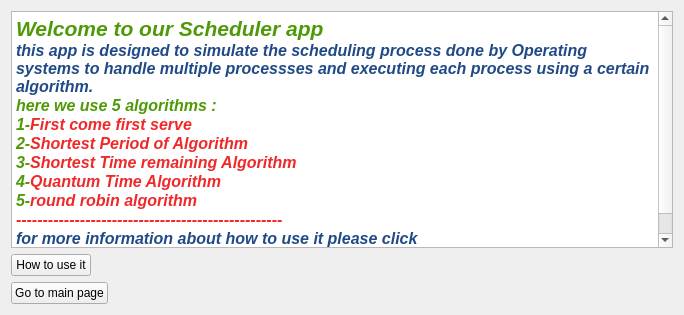
<?xml version="1.0" encoding="UTF-8"?>
<ui version="4.0">
 <class>tutorialWindow</class>
 <widget class="QWidget" name="tutorialWindow">
  <property name="geometry">
   <rect>
    <x>0</x>
    <y>0</y>
    <width>684</width>
    <height>315</height>
   </rect>
  </property>
  <property name="windowTitle">
   <string>Form</string>
  </property>
  <layout class="QFormLayout" name="formLayout">
   <item row="8" column="0">
    <widget class="QPushButton" name="Howtouseit">
     <property name="text">
      <string>How to use it</string>
     </property>
    </widget>
   </item>
   <item row="9" column="0">
    <widget class="QPushButton" name="Gotimainpage">
     <property name="text">
      <string>Go to main page</string>
     </property>
    </widget>
   </item>
   <item row="7" column="0" colspan="2">
    <widget class="QTextBrowser" name="textBrowser">
     <property name="html">
      <string>&lt;!DOCTYPE HTML PUBLIC &quot;-//W3C//DTD HTML 4.0//EN&quot; &quot;http://www.w3.org/TR/REC-html40/strict.dtd&quot;&gt;
&lt;html&gt;&lt;head&gt;&lt;meta name=&quot;qrichtext&quot; content=&quot;1&quot; /&gt;&lt;style type=&quot;text/css&quot;&gt;
p, li { white-space: pre-wrap; }
&lt;/style&gt;&lt;/head&gt;&lt;body style=&quot; font-family:'Ubuntu'; font-size:11pt; font-weight:400; font-style:normal;&quot;&gt;
&lt;p style=&quot; margin-top:0px; margin-bottom:0px; margin-left:0px; margin-right:0px; -qt-block-indent:0; text-indent:0px;&quot;&gt;&lt;span style=&quot; font-size:16pt; font-weight:600; font-style:italic; color:#4e9a06;&quot;&gt;Welcome to our Scheduler app&lt;/span&gt;&lt;/p&gt;
&lt;p style=&quot; margin-top:0px; margin-bottom:0px; margin-left:0px; margin-right:0px; -qt-block-indent:0; text-indent:0px;&quot;&gt;&lt;span style=&quot; font-size:12pt; font-weight:600; font-style:italic; color:#204a87;&quot;&gt;this app is designed to simulate the scheduling process done by Operating systems to handle multiple processses and executing each process using a certain algorithm.&lt;/span&gt;&lt;/p&gt;
&lt;p style=&quot; margin-top:0px; margin-bottom:0px; margin-left:0px; margin-right:0px; -qt-block-indent:0; text-indent:0px;&quot;&gt;&lt;span style=&quot; font-size:12pt; font-weight:600; font-style:italic; color:#4e9a06;&quot;&gt;here we use 5 algorithms :&lt;/span&gt;&lt;/p&gt;
&lt;p style=&quot; margin-top:0px; margin-bottom:0px; margin-left:0px; margin-right:0px; -qt-block-indent:0; text-indent:0px;&quot;&gt;&lt;span style=&quot; font-size:12pt; font-weight:600; font-style:italic; color:#4e9a06;&quot;&gt;1-&lt;/span&gt;&lt;span style=&quot; font-size:12pt; font-weight:600; font-style:italic; color:#ef2929;&quot;&gt;First come first serve&lt;/span&gt;&lt;/p&gt;
&lt;p style=&quot; margin-top:0px; margin-bottom:0px; margin-left:0px; margin-right:0px; -qt-block-indent:0; text-indent:0px;&quot;&gt;&lt;span style=&quot; font-size:12pt; font-weight:600; font-style:italic; color:#4e9a06;&quot;&gt;2-&lt;/span&gt;&lt;span style=&quot; font-size:12pt; font-weight:600; font-style:italic; color:#ef2929;&quot;&gt;Shortest Period of Algorithm&lt;/span&gt;&lt;/p&gt;
&lt;p style=&quot; margin-top:0px; margin-bottom:0px; margin-left:0px; margin-right:0px; -qt-block-indent:0; text-indent:0px;&quot;&gt;&lt;span style=&quot; font-size:12pt; font-weight:600; font-style:italic; color:#4e9a06;&quot;&gt;3-&lt;/span&gt;&lt;span style=&quot; font-size:12pt; font-weight:600; font-style:italic; color:#ef2929;&quot;&gt;Shortest Time remaining Algorithm&lt;/span&gt;&lt;/p&gt;
&lt;p style=&quot; margin-top:0px; margin-bottom:0px; margin-left:0px; margin-right:0px; -qt-block-indent:0; text-indent:0px;&quot;&gt;&lt;span style=&quot; font-size:12pt; font-weight:600; font-style:italic; color:#4e9a06;&quot;&gt;4-&lt;/span&gt;&lt;span style=&quot; font-size:12pt; font-weight:600; font-style:italic; color:#ef2929;&quot;&gt;Quantum Time Algorithm&lt;/span&gt;&lt;/p&gt;
&lt;p style=&quot; margin-top:0px; margin-bottom:0px; margin-left:0px; margin-right:0px; -qt-block-indent:0; text-indent:0px;&quot;&gt;&lt;span style=&quot; font-size:12pt; font-weight:600; font-style:italic; color:#4e9a06;&quot;&gt;5-&lt;/span&gt;&lt;span style=&quot; font-size:12pt; font-weight:600; font-style:italic; color:#ef2929;&quot;&gt;round robin algorithm&lt;/span&gt;&lt;/p&gt;
&lt;p style=&quot; margin-top:0px; margin-bottom:0px; margin-left:0px; margin-right:0px; -qt-block-indent:0; text-indent:0px;&quot;&gt;&lt;span style=&quot; font-size:12pt; font-weight:600; font-style:italic; color:#ef2929;&quot;&gt;--------------------------------------------------&lt;/span&gt;&lt;/p&gt;
&lt;p style=&quot; margin-top:0px; margin-bottom:0px; margin-left:0px; margin-right:0px; -qt-block-indent:0; text-indent:0px;&quot;&gt;&lt;span style=&quot; font-size:12pt; font-weight:600; font-style:italic; color:#204a87;&quot;&gt;for more information about how to use it please click&lt;/span&gt;&lt;/p&gt;
&lt;p style=&quot; margin-top:0px; margin-bottom:0px; margin-left:0px; margin-right:0px; -qt-block-indent:0; text-indent:0px;&quot;&gt;&lt;span style=&quot; font-size:12pt; font-weight:600; font-style:italic; color:#204a87;&quot;&gt;&amp;quot;&lt;/span&gt;&lt;span style=&quot; font-size:12pt; font-weight:600; font-style:italic; color:#ef2929;&quot;&gt;How to use it &lt;/span&gt;&lt;span style=&quot; font-size:12pt; font-weight:600; font-style:italic; color:#204a87;&quot;&gt;&amp;quot; or you can go back to main page through &amp;quot; &lt;/span&gt;&lt;span style=&quot; font-size:12pt; font-weight:600; font-style:italic; color:#ef2929;&quot;&gt;go to main page&amp;quot; &lt;/span&gt;&lt;span style=&quot; font-size:12pt; font-weight:600; font-style:italic; color:#204a87;&quot;&gt;button&lt;/span&gt;&lt;/p&gt;&lt;/body&gt;&lt;/html&gt;</string>
     </property>
    </widget>
   </item>
  </layout>
 </widget>
 <resources/>
 <connections/>
</ui>
